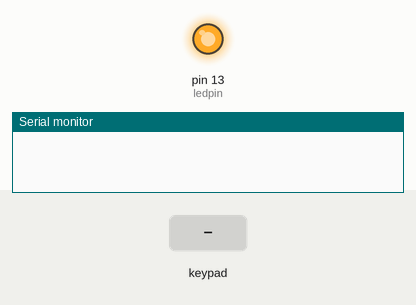
This sketch was run on a simulated Arduino Uno, built with avr-gcc and run on an emulated ATmega328P. Parts: output pins drawn as LEDs (lit = HIGH), the last lines printed to the serial monitor. The test bench sets the inputs (shaded band).

Above: at 1.2 s.
1.3 s: keypad keys 5 6 7 8 * pressed 0.4 s apart
At 3.6 s:
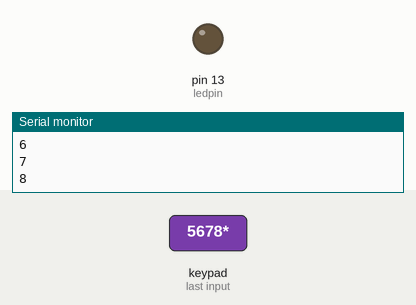
6.3 s: key '#' pressed
At 7.5 s:
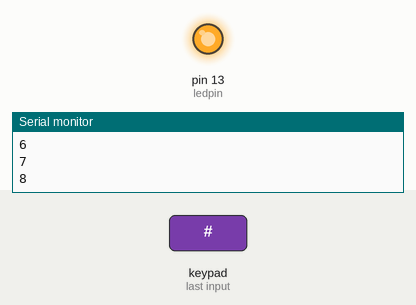
7.8 s: key '*' pressed
At 8.4 s:
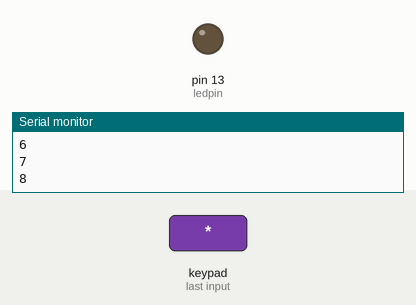
Timing chart, 0 to 10.8 s (numbered marks = the images above; inputs shaded):
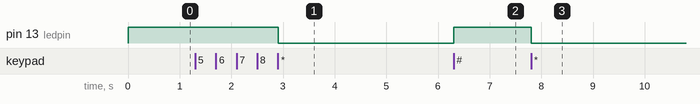

The sketch:

keybutton4x4.ino
```cpp
/*  Keypadtest.pde
 *
 *  Demonstrate the simplest use of the  keypad library.
 *
 *  The first step is to connect your keypad to the
 *  Arduino  using the pin numbers listed below in
 *  rowPins[] and colPins[]. If you want to use different
 *  pins then  you  can  change  the  numbers below to
 *  match your setup.
 *
 */
#include <Keypad.h>

const byte ROWS = 4; // Four rows
const byte COLS = 4; // Three columns
// Define the Keymap
char keys[ROWS][COLS] = {
  {'1','4','7', '*'},
  {'2','5','8', '0'},
  {'3','6','9', '#'},
  {'A','B','C', 'D'}
};
// Connect keypad ROW0, ROW1, ROW2 and ROW3 to these Arduino pins.
byte rowPins[ROWS] = { 5, 6, 7, 8 };
// Connect keypad COL0, COL1 and COL2 to these Arduino pins.
byte colPins[COLS] = { 9, 10, 11, 12};

// Create the Keypad
Keypad kpd = Keypad( makeKeymap(keys), rowPins, colPins, ROWS, COLS );

#define ledpin 13

void setup()
{
  pinMode(ledpin,OUTPUT);
  digitalWrite(ledpin, HIGH);
  Serial.begin(9600);
}

void loop()
{
  char key = kpd.getKey();
  if(key)  // Check for a valid key.
  {
    switch (key)
    {
      case '*':
        digitalWrite(ledpin, LOW);
        break;
      case '#':
        digitalWrite(ledpin, HIGH);
        break;
      default:
        Serial.println(key);
    }
  }
}
```

Measured:
- after the input at 1.3 s, pin 13 (ledpin): HIGH → LOW after 1.6 s
- after the input at 6.3 s, pin 13 (ledpin): LOW → HIGH at once
- after the input at 7.8 s, pin 13 (ledpin): HIGH → LOW at once
